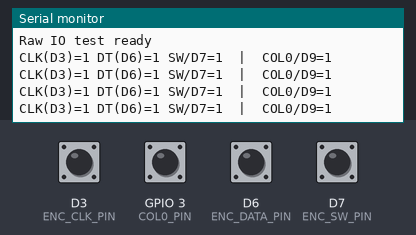
Bench run of a sketch on a simulated ESP8266 (NodeMCU). Shown: the last lines printed to the serial monitor. Inputs (shaded band) come from the test bench; at power-on: D3 (ENC_CLK_PIN), D6 (ENC_DATA_PIN), D7 (ENC_SW_PIN), GPIO 3 (COL0_PIN) HIGH.

Above: at 2.7 s.
2.8 s: D3 (ENC_CLK_PIN) pulled LOW for 0.35 s
At 3.21 s:
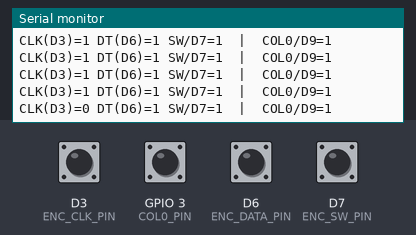
4.6 s: GPIO 3 (COL0_PIN) pulled LOW for 0.35 s
At 5.01 s:
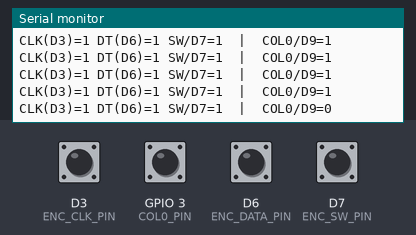
6.4 s: D6 (ENC_DATA_PIN) pulled LOW for 0.35 s
At 6.81 s:
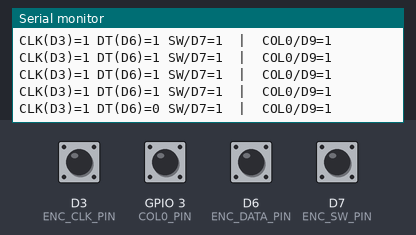
8.2 s: D7 (ENC_SW_PIN) pulled LOW for 0.35 s
At 8.61 s:
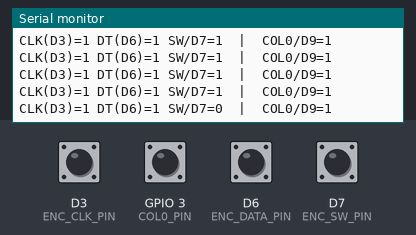

Measured:
- after the input at 2.8 s, the serial monitor: prints a new line after 0.20 s (image 1)
- after the input at 4.6 s, the serial monitor: prints a new line after 0.20 s (image 2)
- after the input at 6.4 s, the serial monitor: prints a new line after 0.21 s (image 3)
- after the input at 8.2 s, the serial monitor: prints a new line after 0.21 s (image 4)

The sketch:

raw_io_test.ino
```cpp
// Open Deck - raw pin state diagnostic
// Prints live digitalRead() values every 300ms regardless of change,
// so we can see whether a pin is stuck HIGH (never pressed / not wired),
// stuck LOW (shorted / miswired), or actually toggling.

#define ENC_DATA_PIN D6  // DT
#define ENC_CLK_PIN  D3  // CLK
#define ENC_SW_PIN   D7  // SW (encoder push-button)

#define ROW0_PIN D0
#define COL0_PIN D9

void setup() {
  Serial.begin(115200);
  delay(1500);

  pinMode(ENC_DATA_PIN, INPUT_PULLUP);
  pinMode(ENC_CLK_PIN, INPUT_PULLUP);
  pinMode(ENC_SW_PIN, INPUT_PULLUP);

  pinMode(ROW0_PIN, OUTPUT);
  digitalWrite(ROW0_PIN, LOW);
  pinMode(COL0_PIN, INPUT_PULLUP);

  Serial.println("Raw IO test ready");
}

void loop() {
  Serial.printf(
    "CLK(D3)=%d DT(D6)=%d SW/D7=%d  |  COL0/D9=%d\n",
    digitalRead(ENC_CLK_PIN),
    digitalRead(ENC_DATA_PIN),
    digitalRead(ENC_SW_PIN),
    digitalRead(COL0_PIN)
  );
  delay(300);
}
```
